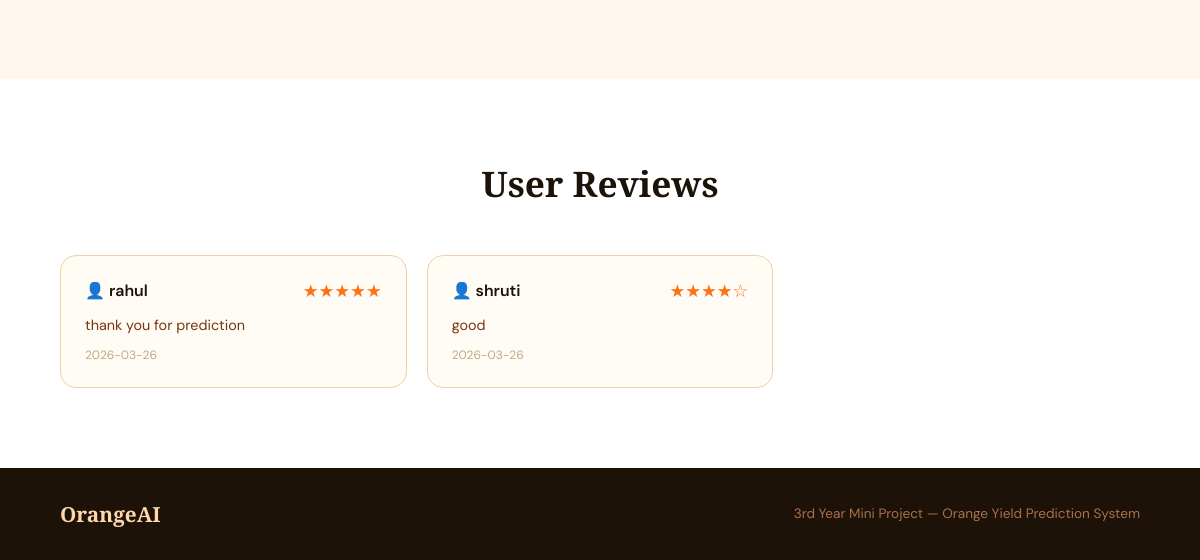
Before: / (lower part) with the older database file.
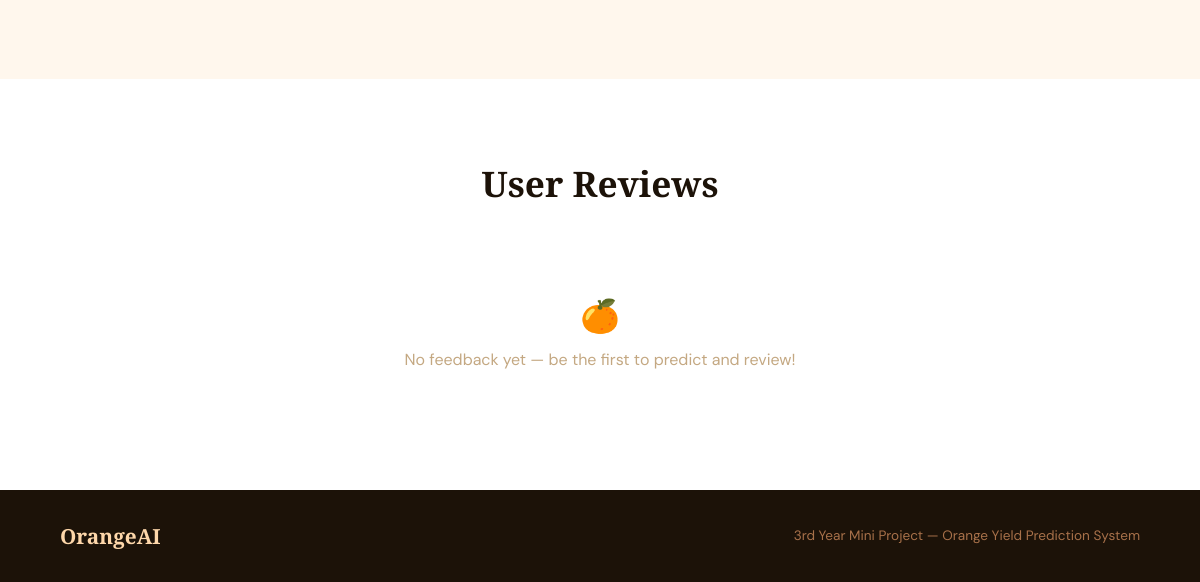
After: the same page with the newer database file.
### tables this page shows
CREATE TABLE feedback (
            id         INTEGER PRIMARY KEY AUTOINCREMENT,
            user_id    INTEGER NOT NULL,
            user_name  TEXT    NOT NULL,
            rating     INTEGER NOT NULL,
            message    TEXT    NOT NULL,
            created_at DATETIME DEFAULT CURRENT_TIMESTAMP,
            FOREIGN KEY (user_id) REFERENCES users(id)
        );

### app.py (the view)
@app.route('/')
def home():
    user_name = session.get('user_name', None)
    conn   = get_db()
    cursor = conn.cursor()
    cursor.execute('''
        SELECT user_name, rating, message, created_at
        FROM feedback
        ORDER BY created_at DESC
        LIMIT 6
    ''')
    feedbacks = [dict(row) for row in cursor.fetchall()]
    conn.close()
    return render_template('index.html',
        user_name=user_name,
        feedbacks=feedbacks
    )

### app.py (called while the page is built)
def get_db():
    conn = sqlite3.connect("users.db")
    conn.row_factory = sqlite3.Row
    return conn

### templates/index.html (shortened to what this page needs)
<!DOCTYPE html>
<html lang="en">
<head>
</head>
<body>
<section class="section how" id="how">
</section>
<section style="padding:80px 60px; background:#fff;">
  <div style="text-align:center; margin-bottom:48px;">
    <div style="font-family:'Playfair Display',serif; font-size:2.2rem; font-weight:700; color:var(--dark);" id="feedback">User Reviews</div>
  </div>
  <div id="feedbacks-grid" style="display:grid; grid-template-columns:repeat(auto-fill,minmax(280px,1fr)); gap:20px; max-width:1100px; margin:0 auto;">
    {% if feedbacks %}
      {% for fb in feedbacks %}
      <div style="background:var(--bg); border:1px solid #F5D0A0; border-radius:16px; padding:24px;">
        <div style="display:flex; justify-content:space-between; align-items:center; margin-bottom:12px;">
          <div style="font-weight:600; color:var(--dark);">👤 {{ fb.user_name }}</div>
          <div style="color:var(--orange); font-size:1.1rem;">
            {% for i in range(fb.rating) %}★{% endfor %}{% for i in range(5 - fb.rating) %}☆{% endfor %}
          </div>
        </div>
        <p style="font-size:0.9rem; color:var(--mid); line-height:1.6;">{{ fb.message }}</p>
        <div style="font-size:0.75rem; color:#C4A882; margin-top:10px;">{{ fb.created_at[:10] }}</div>
      </div>
      {% endfor %}
    {% else %}
      <div style="grid-column:1/-1; text-align:center; color:#C4A882; padding:40px;">
        <div style="font-size:2rem; margin-bottom:12px;">🍊</div>
        <p>No feedback yet — be the first to predict and review!</p>
      </div>
    {% endif %}
  </div>
</section>
<footer>
  <div class="footer-logo">OrangeAI</div>
  <p>3rd Year Mini Project — Orange Yield Prediction System</p>
</footer>
</body>
</html>

### templates/index.html (style rules this page uses)
*, *::before, *::after { margin: 0; padding: 0; box-sizing: border-box; }
:root { --orange: #F97316; --orange-dark:#C2410C; --orange-lite:#FED7AA; --green: #15803D; --green-lite: #DCFCE7; --bg: #FFFBF5; --dark: #1C1208; --mid: #78350F; --text: #44260A; }
html { scroll-behavior: smooth; }
body { font-family: 'DM Sans', sans-serif; background: var(--bg); color: var(--text); overflow-x: hidden; }
.section { padding: 80px 60px; }
.how { background: #FFF7ED; }
footer { background: var(--dark); color: #A8714A; padding: 32px 60px; display: flex; justify-content: space-between; align-items: center; flex-wrap: wrap; gap: 12px; }
.footer-logo { font-family: 'Playfair Display', serif; font-size: 1.3rem; font-weight: 900; color: var(--orange-lite); }
footer p { font-size: 0.85rem; }

Changed rows visible on the page:
removed feedback: user_name "rahul", rating 5 (drawn), message "thank you for prediction", created_at "2026-03-26"
removed feedback: user_name "shruti", rating 4 (drawn), message "good", created_at "2026-03-26"
Other visible differences:
text now shown: "🍊 No feedback yet — be the first to predict and review!"
